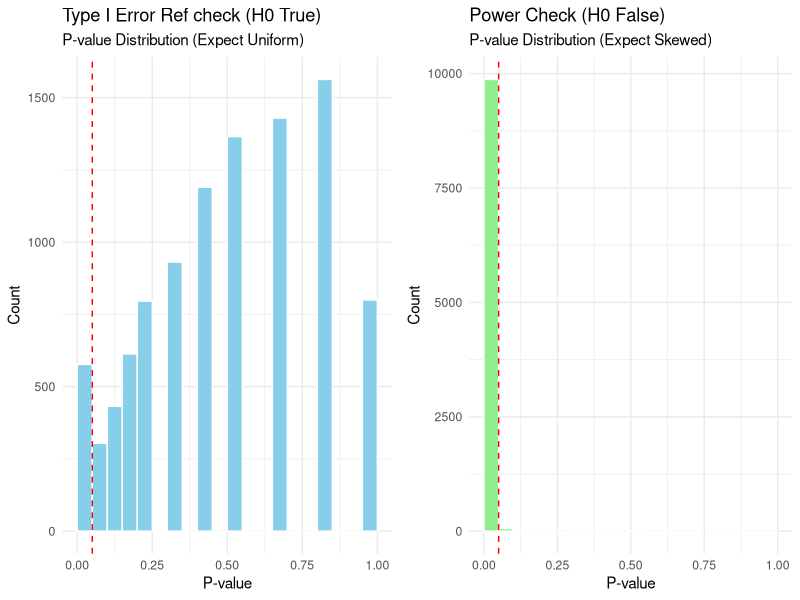

Generate this figure with R:

# A basic version, without any functions yet
# add some adjustable parameters when we make the function

# 1. generate N binomial samples
set.seed(380)
N <- 10^4 # number of simulated values (Simulation Sample Size)
n <- 100  # number of trials per sample (Proposal matches this 'n')
p_true <- 0.5 # true probability of success in the population
x <- rbinom(N, size = n, p = p_true) 

p_0 <- 0.5 # define some null hypothesis proportion
alpha <- 0.05

# 2. Apply z-test to each sample
rejections <- logical(N)
for(i in 1:N){
  p_hat <- x[i]/n 
  
  z <- (p_hat - p_0) / sqrt(p_0*(1-p_0)/n) # calculate z-test statistic
  p_val <- 2 * (1 - pnorm(abs(z))) # calculate p-value
  
  # Determine if the test rejects H0
  rejections[i] <- p_val < alpha
}
type_1_error <- mean(rejections)

library(ggplot2)
library(gridExtra)

#' Run Binomial Z-Test Simulation
#' This function follows the project proposal requirements for flexible simulation control.
#' @param N Number of simulations (e.g., 1000 to 10000)
#' @param n Number of trials per unit (sample size n in proposal, e.g., 10 to 500)
#' @param p_true Success probability for population (user input p)
#' @param p_0 Null hypothesis proportion
#' @param alpha Significance level
#' @param alternative Hypothesis directionality ("two.sided", "greater", "less")
run_z_test_simulation <- function(N = 10000, n = 100, p_true = 0.5, p_0 = 0.5, alpha = 0.05, alternative = "two.sided") {
  # 1. Generate binomial samples
  x <- rbinom(N, n, p_true)
  p_hat <- x / n
  
  # 2. Calculate Z-scores
  se_0 <- sqrt(p_0 * (1 - p_0) / n)
  z <- (p_hat - p_0) / se_0
  
  # 3. Calculate P-values based on directionality
  if (alternative == "two.sided") {
    p_vals <- 2 * (1 - pnorm(abs(z)))
  } else if (alternative == "greater") {
    p_vals <- 1 - pnorm(z) # Probability of being even larger
  } else if (alternative == "less") {
    p_vals <- pnorm(z) # Probability of being even smaller
  }
  
  # 4. Check rejections
  rejections <- p_vals < alpha
  rejection_rate <- mean(rejections)
  
  return(list(
    rejection_rate = rejection_rate,
    p_vals = p_vals,
    p_hat = p_hat
  ))
}

# --- Core Simulation Controls (Simulating User Input) ---

# User Input Settings (Shiny Widget Simulation)
N_sim_input <- 10000
n_trials_input <- 100
p0_input <- 0.5
p_alt_input <- 0.7 # User selects a different p for Power analysis
alpha_input <- 0.05
test_direction <- "two.sided"

# 1. Calculate Type I Error (Set p_true = p0)
type_1_results <- run_z_test_simulation(
  N = N_sim_input, 
  n = n_trials_input, 
  p_true = p0_input, 
  p_0 = p0_input, 
  alpha = alpha_input, 
  alternative = test_direction
)

# 2. Calculate Power (Set p_true = p_alt_input)
power_results <- run_z_test_simulation(
  N = N_sim_input, 
  n = n_trials_input, 
  p_true = p_alt_input, 
  p_0 = p0_input, 
  alpha = alpha_input, 
  alternative = test_direction
)

# Output Summary (as requested in Proposal: Table of Error Rates)
cat("\n--- Simulation Summary ---\n")
cat(sprintf("Type I Error Rate (p=%.2f): %.4f\n", p0_input, type_1_results$rejection_rate))
cat(sprintf("Power (p=%.2f):            %.4f\n", p_alt_input, power_results$rejection_rate))
cat(sprintf("Type II Error Rate:         %.4f\n", 1 - power_results$rejection_rate))

# Visualization
plot_all_results <- function(res_type1, res_power, alpha) {
  
  # Plot 1: P-values for Type I Error (Should be Uniform [0,1])
  p1 <- ggplot(data.frame(p = res_type1$p_vals), aes(x = p)) +
    geom_histogram(breaks = seq(0, 1, by = 0.05), fill = "skyblue", color = "white") +
    geom_vline(xintercept = alpha, color = "red", linetype = "dashed") +
    labs(title = "Type I Error Ref check (H0 True)", subtitle = "P-value Distribution (Expect Uniform)", 
         x = "P-value", y = "Count") +
    theme_minimal()
  
  # Plot 2: P-values for Power (Should be skewed near 0)
  p2 <- ggplot(data.frame(p = res_power$p_vals), aes(x = p)) +
    geom_histogram(breaks = seq(0, 1, by = 0.05), fill = "lightgreen", color = "white") +
    geom_vline(xintercept = alpha, color = "red", linetype = "dashed") +
    labs(title = "Power Check (H0 False)", subtitle = paste("P-value Distribution (Expect Skewed)"), 
         x = "P-value", y = "Count") +
    theme_minimal()
    
  grid.arrange(p1, p2, ncol = 2)
}

png("C:/Users/Lenovo/Documents/Survive-380-Anna-the-best/Submissions/Basic_Implementation_Check/proposal_plots.png", width = 1000, height = 500)
plot_all_results(type_1_results, power_results, alpha_input)
dev.off()
